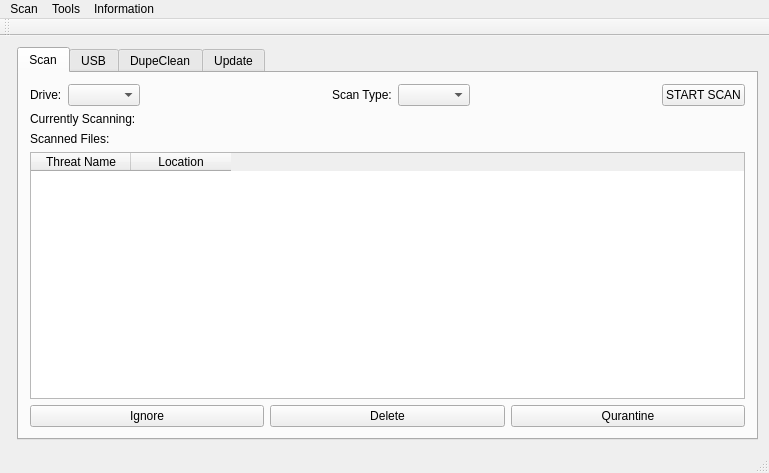
<?xml version="1.0" encoding="UTF-8"?>
<ui version="4.0">
 <class>CyberGod</class>
 <widget class="QMainWindow" name="CyberGod">
  <property name="geometry">
   <rect>
    <x>0</x>
    <y>0</y>
    <width>769</width>
    <height>473</height>
   </rect>
  </property>
  <property name="windowTitle">
   <string>CyberGod</string>
  </property>
  <widget class="QWidget" name="centralWidget">
   <layout class="QHBoxLayout" name="horizontalLayout_2">
    <item>
     <layout class="QHBoxLayout" name="horizontalLayout">
      <item>
       <widget class="QLabel" name="label">
        <property name="text">
         <string>&lt;html&gt;&lt;head/&gt;&lt;body&gt;&lt;p&gt;&lt;img src=&quot;:/banners/banner.png&quot; height=400
/&gt;&lt;/p&gt;&lt;/body&gt;&lt;/html&gt;</string>
        </property>
       </widget>
      </item>
      <item>
       <widget class="QTabWidget" name="cyberGod_Tabs">
        <property name="enabled">
         <bool>true</bool>
        </property>
        <property name="currentIndex">
         <number>0</number>
        </property>
        <property name="tabsClosable">
         <bool>false</bool>
        </property>
        <widget class="QWidget" name="scanTab">
         <attribute name="icon">
          <iconset resource="img.qrc">
           <normaloff>:/menu_icons/scan_menu.png</normaloff>:/menu_icons/scan_menu.png</iconset>
         </attribute>
         <attribute name="title">
          <string>Scan</string>
         </attribute>
         <layout class="QVBoxLayout" name="verticalLayout">
          <item>
           <layout class="QHBoxLayout" name="horizontalLayout_3">
            <item>
             <widget class="QLabel" name="scanTab_DriveLabel">
              <property name="text">
               <string>&lt;html&gt;&lt;head/&gt;&lt;body&gt;&lt;p&gt;Drive:&lt;/p&gt;&lt;/body&gt;&lt;/html&gt;</string>
              </property>
             </widget>
            </item>
            <item>
             <widget class="QComboBox" name="scanTab_DriveComboBox"/>
            </item>
            <item>
             <spacer name="horizontalSpacer">
              <property name="orientation">
               <enum>Qt::Horizontal</enum>
              </property>
              <property name="sizeHint" stdset="0">
               <size>
                <width>40</width>
                <height>20</height>
               </size>
              </property>
             </spacer>
            </item>
            <item>
             <widget class="QLabel" name="scanTab_scanTypeLabel">
              <property name="text">
               <string>Scan Type:</string>
              </property>
             </widget>
            </item>
            <item>
             <widget class="QComboBox" name="scanTab_scanTypeComboBox"/>
            </item>
            <item>
             <spacer name="horizontalSpacer_2">
              <property name="orientation">
               <enum>Qt::Horizontal</enum>
              </property>
              <property name="sizeHint" stdset="0">
               <size>
                <width>40</width>
                <height>20</height>
               </size>
              </property>
             </spacer>
            </item>
            <item>
             <widget class="QPushButton" name="scanTab_ScanButton">
              <property name="styleSheet">
               <string notr="true"/>
              </property>
              <property name="text">
               <string>START SCAN</string>
              </property>
              <property name="icon">
               <iconset resource="img.qrc">
                <normaloff>:/buttons/scan_tab_scan_button.png</normaloff>:/buttons/scan_tab_scan_button.png</iconset>
              </property>
             </widget>
            </item>
           </layout>
          </item>
          <item>
           <layout class="QHBoxLayout" name="horizontalLayout_4">
            <item>
             <widget class="QLabel" name="scanTab_currentlyScanningLabel">
              <property name="text">
               <string>Currently Scanning:</string>
              </property>
             </widget>
            </item>
            <item>
             <widget class="QLabel" name="scanTab_currentlyScanningFileLocation">
              <property name="text">
               <string/>
              </property>
             </widget>
            </item>
           </layout>
          </item>
          <item>
           <layout class="QHBoxLayout" name="horizontalLayout_5">
            <item>
             <widget class="QLabel" name="scanTab_scannedFilesLabel">
              <property name="text">
               <string>Scanned Files:</string>
              </property>
             </widget>
            </item>
            <item>
             <widget class="QLabel" name="scanTab_ScannedFilesCount">
              <property name="text">
               <string/>
              </property>
             </widget>
            </item>
           </layout>
          </item>
          <item>
           <widget class="QTableWidget" name="scanTab_scanResultTable">
            <property name="autoFillBackground">
             <bool>false</bool>
            </property>
            <column>
             <property name="text">
              <string>Threat Name</string>
             </property>
             <property name="icon">
              <iconset resource="img.qrc">
               <normaloff>:/tables/threat.png</normaloff>:/tables/threat.png</iconset>
             </property>
            </column>
            <column>
             <property name="text">
              <string>Location</string>
             </property>
             <property name="icon">
              <iconset resource="img.qrc">
               <normaloff>:/tables/threat_location.png</normaloff>:/tables/threat_location.png</iconset>
             </property>
            </column>
           </widget>
          </item>
          <item>
           <layout class="QHBoxLayout" name="horizontalLayout_9">
            <item>
             <widget class="QPushButton" name="pushButton_2">
              <property name="text">
               <string>Ignore</string>
              </property>
             </widget>
            </item>
            <item>
             <widget class="QPushButton" name="scanTab_deleteButton">
              <property name="text">
               <string>Delete</string>
              </property>
             </widget>
            </item>
            <item>
             <widget class="QPushButton" name="pushButton_4">
              <property name="text">
               <string>Qurantine</string>
              </property>
             </widget>
            </item>
           </layout>
          </item>
         </layout>
        </widget>
        <widget class="QWidget" name="usbTab">
         <attribute name="icon">
          <iconset resource="img.qrc">
           <normaloff>:/menu_icons/usb_menu.png</normaloff>:/menu_icons/usb_menu.png</iconset>
         </attribute>
         <attribute name="title">
          <string>USB</string>
         </attribute>
         <layout class="QVBoxLayout" name="verticalLayout_4">
          <item>
           <layout class="QHBoxLayout" name="horizontalLayout_6">
            <item>
             <widget class="QLabel" name="label_2">
              <property name="text">
               <string>Drive:</string>
              </property>
             </widget>
            </item>
            <item>
             <widget class="QComboBox" name="usbTab_usbDriveComboBox"/>
            </item>
            <item>
             <widget class="QPushButton" name="usbTab_scanButton">
              <property name="text">
               <string>START SCAN</string>
              </property>
              <property name="icon">
               <iconset resource="img.qrc">
                <normaloff>:/buttons/scan_tab_scan_button.png</normaloff>:/buttons/scan_tab_scan_button.png</iconset>
              </property>
             </widget>
            </item>
           </layout>
          </item>
          <item>
           <layout class="QHBoxLayout" name="horizontalLayout_7">
            <item>
             <widget class="QLabel" name="label_3">
              <property name="text">
               <string>Auto-run file:</string>
              </property>
             </widget>
            </item>
            <item>
             <widget class="QLabel" name="usbTab_autoRunFileLabel">
              <property name="text">
               <string>NA</string>
              </property>
             </widget>
            </item>
            <item>
             <widget class="QLabel" name="label_4">
              <property name="text">
               <string>Scanning:</string>
              </property>
             </widget>
            </item>
            <item>
             <widget class="QLabel" name="usbTab_currentlyScannigFileLabel">
              <property name="text">
               <string>NA</string>
              </property>
             </widget>
            </item>
           </layout>
          </item>
          <item>
           <layout class="QHBoxLayout" name="horizontalLayout_8">
            <item>
             <widget class="QLabel" name="label_5">
              <property name="text">
               <string>File executed by autorun:</string>
              </property>
             </widget>
            </item>
            <item>
             <widget class="QLabel" name="usbTab_fileExecutedByAutorunLabel">
              <property name="text">
               <string>NA</string>
              </property>
             </widget>
            </item>
            <item>
             <widget class="QLabel" name="label_10">
              <property name="text">
               <string>Scanned:</string>
              </property>
             </widget>
            </item>
            <item>
             <widget class="QLabel" name="usbTab_totalFilesScannedLabel">
              <property name="text">
               <string>NA</string>
              </property>
             </widget>
            </item>
           </layout>
          </item>
          <item>
           <layout class="QVBoxLayout" name="verticalLayout_2">
            <item>
             <widget class="QLabel" name="label_7">
              <property name="text">
               <string>Auto-run file trace in system:</string>
              </property>
             </widget>
            </item>
            <item>
             <widget class="QTableWidget" name="usbTab_autorunTraceTable">
              <column>
               <property name="text">
                <string>Location</string>
               </property>
              </column>
              <column>
               <property name="text">
                <string>Threat Name</string>
               </property>
              </column>
              <column>
               <property name="text">
                <string/>
               </property>
              </column>
             </widget>
            </item>
           </layout>
          </item>
          <item>
           <layout class="QVBoxLayout" name="verticalLayout_3">
            <item>
             <widget class="QLabel" name="label_8">
              <property name="text">
               <string>Scan Result:</string>
              </property>
             </widget>
            </item>
            <item>
             <widget class="QTableWidget" name="usbTab_scanResultTable">
              <column>
               <property name="text">
                <string>Threat Name</string>
               </property>
               <property name="icon">
                <iconset resource="img.qrc">
                 <normaloff>:/tables/threat.png</normaloff>:/tables/threat.png</iconset>
               </property>
              </column>
              <column>
               <property name="text">
                <string>Location</string>
               </property>
               <property name="icon">
                <iconset resource="img.qrc">
                 <normaloff>:/tables/threat_location.png</normaloff>:/tables/threat_location.png</iconset>
               </property>
              </column>
             </widget>
            </item>
            <item>
             <widget class="QLabel" name="label_9">
              <property name="text">
               <string>&lt;html&gt;&lt;head/&gt;&lt;body&gt;&lt;img src=&quot;:/banners/usb_banner.png&quot; height=60 width=600/&gt;&lt;/body&gt;&lt;/html&gt;</string>
              </property>
             </widget>
            </item>
           </layout>
          </item>
         </layout>
        </widget>
        <widget class="QWidget" name="tab">
         <attribute name="icon">
          <iconset resource="img.qrc">
           <normaloff>:/buttons/clean_brush.png</normaloff>:/buttons/clean_brush.png</iconset>
         </attribute>
         <attribute name="title">
          <string>DupeClean</string>
         </attribute>
         <layout class="QVBoxLayout" name="verticalLayout_5">
          <item>
           <layout class="QHBoxLayout" name="horizontalLayout_15">
            <item>
             <spacer name="horizontalSpacer_6">
              <property name="orientation">
               <enum>Qt::Horizontal</enum>
              </property>
              <property name="sizeHint" stdset="0">
               <size>
                <width>40</width>
                <height>20</height>
               </size>
              </property>
             </spacer>
            </item>
            <item>
             <widget class="QLabel" name="label_6">
              <property name="text">
               <string>&lt;html&gt;&lt;head/&gt;&lt;body&gt;&lt;p&gt;&lt;span style=&quot; font-size:12pt; font-weight:600; color:#550000;&quot;&gt;Duplicate Files Remover&lt;/span&gt;&lt;/p&gt;&lt;/body&gt;&lt;/html&gt;</string>
              </property>
             </widget>
            </item>
            <item>
             <spacer name="horizontalSpacer_7">
              <property name="orientation">
               <enum>Qt::Horizontal</enum>
              </property>
              <property name="sizeHint" stdset="0">
               <size>
                <width>40</width>
                <height>20</height>
               </size>
              </property>
             </spacer>
            </item>
           </layout>
          </item>
          <item>
           <layout class="QHBoxLayout" name="horizontalLayout_12">
            <item>
             <spacer name="horizontalSpacer_4">
              <property name="orientation">
               <enum>Qt::Horizontal</enum>
              </property>
              <property name="sizeHint" stdset="0">
               <size>
                <width>40</width>
                <height>20</height>
               </size>
              </property>
             </spacer>
            </item>
            <item>
             <widget class="QLabel" name="label_11">
              <property name="text">
               <string>&lt;html&gt;&lt;head/&gt;&lt;body&gt;&lt;img height=150 width=150 src=&quot;:/tabs/duplicate.png&quot;/&gt;&lt;/body&gt;&lt;/html&gt;</string>
              </property>
             </widget>
            </item>
            <item>
             <spacer name="horizontalSpacer_5">
              <property name="orientation">
               <enum>Qt::Horizontal</enum>
              </property>
              <property name="sizeHint" stdset="0">
               <size>
                <width>40</width>
                <height>20</height>
               </size>
              </property>
             </spacer>
            </item>
           </layout>
          </item>
          <item>
           <layout class="QHBoxLayout" name="horizontalLayout_11">
            <item>
             <spacer name="horizontalSpacer_8">
              <property name="orientation">
               <enum>Qt::Horizontal</enum>
              </property>
              <property name="sizeHint" stdset="0">
               <size>
                <width>40</width>
                <height>20</height>
               </size>
              </property>
             </spacer>
            </item>
            <item>
             <widget class="QComboBox" name="comboBox">
              <item>
               <property name="text">
                <string>DRIVE</string>
               </property>
              </item>
              <item>
               <property name="text">
                <string>FOLDER</string>
               </property>
              </item>
             </widget>
            </item>
            <item>
             <widget class="QPushButton" name="pushButton_5">
              <property name="text">
               <string>SCAN FOR DUPLICATES</string>
              </property>
             </widget>
            </item>
            <item>
             <spacer name="horizontalSpacer_11">
              <property name="orientation">
               <enum>Qt::Horizontal</enum>
              </property>
              <property name="sizeHint" stdset="0">
               <size>
                <width>40</width>
                <height>20</height>
               </size>
              </property>
             </spacer>
            </item>
           </layout>
          </item>
          <item>
           <layout class="QFormLayout" name="formLayout_2">
            <item row="0" column="0">
             <widget class="QLabel" name="label_12">
              <property name="text">
               <string>Currently Scanning: </string>
              </property>
             </widget>
            </item>
            <item row="0" column="1">
             <widget class="QLabel" name="label_15">
              <property name="text">
               <string>NA</string>
              </property>
             </widget>
            </item>
            <item row="1" column="0">
             <widget class="QLabel" name="label_13">
              <property name="text">
               <string>Duplicates Found:</string>
              </property>
             </widget>
            </item>
            <item row="1" column="1">
             <widget class="QLabel" name="label_21">
              <property name="text">
               <string>NA</string>
              </property>
             </widget>
            </item>
           </layout>
          </item>
         </layout>
        </widget>
        <widget class="QWidget" name="tab_2">
         <attribute name="icon">
          <iconset resource="img.qrc">
           <normaloff>:/menu_icons/update.png</normaloff>:/menu_icons/update.png</iconset>
         </attribute>
         <attribute name="title">
          <string>Update</string>
         </attribute>
         <layout class="QVBoxLayout" name="verticalLayout_10">
          <item>
           <layout class="QHBoxLayout" name="horizontalLayout_14">
            <item>
             <spacer name="horizontalSpacer_9">
              <property name="orientation">
               <enum>Qt::Horizontal</enum>
              </property>
              <property name="sizeHint" stdset="0">
               <size>
                <width>40</width>
                <height>20</height>
               </size>
              </property>
             </spacer>
            </item>
            <item>
             <layout class="QHBoxLayout" name="horizontalLayout_13">
              <item>
               <layout class="QVBoxLayout" name="verticalLayout_9">
                <item>
                 <widget class="QLabel" name="label_14">
                  <property name="text">
                   <string>&lt;html&gt;&lt;head/&gt;&lt;body&gt;&lt;img height=100 width=100 src=&quot;:/menu_icons/update.png&quot;/&gt;&lt;/body&gt;&lt;/html&gt;</string>
                  </property>
                 </widget>
                </item>
                <item>
                 <widget class="QPushButton" name="pushButton">
                  <property name="text">
                   <string>UPDATE</string>
                  </property>
                 </widget>
                </item>
               </layout>
              </item>
              <item>
               <layout class="QVBoxLayout" name="verticalLayout_8">
                <item>
                 <widget class="QLabel" name="label_16">
                  <property name="text">
                   <string>&lt;html&gt;&lt;head/&gt;&lt;body&gt;&lt;p&gt;&lt;span style=&quot; font-size:18pt; font-weight:600; color:#0055ff;&quot;&gt;Database Updater&lt;/span&gt;&lt;/p&gt;&lt;/body&gt;&lt;/html&gt;</string>
                  </property>
                 </widget>
                </item>
                <item>
                 <layout class="QFormLayout" name="formLayout">
                  <item row="0" column="0">
                   <widget class="QLabel" name="label_17">
                    <property name="text">
                     <string>&lt;html&gt;&lt;head/&gt;&lt;body&gt;&lt;p&gt;Database Version:&lt;/p&gt;&lt;/body&gt;&lt;/html&gt;</string>
                    </property>
                   </widget>
                  </item>
                  <item row="0" column="1">
                   <widget class="QLabel" name="label_18">
                    <property name="text">
                     <string>NA</string>
                    </property>
                   </widget>
                  </item>
                  <item row="1" column="0">
                   <widget class="QLabel" name="label_19">
                    <property name="text">
                     <string>Last-Updated:</string>
                    </property>
                   </widget>
                  </item>
                  <item row="1" column="1">
                   <widget class="QLabel" name="label_20">
                    <property name="text">
                     <string>NA</string>
                    </property>
                   </widget>
                  </item>
                 </layout>
                </item>
               </layout>
              </item>
             </layout>
            </item>
            <item>
             <spacer name="horizontalSpacer_10">
              <property name="orientation">
               <enum>Qt::Horizontal</enum>
              </property>
              <property name="sizeHint" stdset="0">
               <size>
                <width>40</width>
                <height>20</height>
               </size>
              </property>
             </spacer>
            </item>
           </layout>
          </item>
          <item>
           <widget class="QListWidget" name="listWidget"/>
          </item>
         </layout>
        </widget>
       </widget>
      </item>
     </layout>
    </item>
   </layout>
  </widget>
  <widget class="QMenuBar" name="menuBar">
   <property name="geometry">
    <rect>
     <x>0</x>
     <y>0</y>
     <width>769</width>
     <height>21</height>
    </rect>
   </property>
   <widget class="QMenu" name="menuScan">
    <property name="title">
     <string>Scan</string>
    </property>
    <addaction name="actionCustom_Scan"/>
   </widget>
   <widget class="QMenu" name="menuTools">
    <property name="title">
     <string>Information</string>
    </property>
    <addaction name="actionAbout_us"/>
    <addaction name="actionThird_party_notices"/>
    <addaction name="actionLicense_Agreenment"/>
   </widget>
   <widget class="QMenu" name="menuTools_2">
    <property name="title">
     <string>Tools</string>
    </property>
    <widget class="QMenu" name="menuUSB_Tools">
     <property name="title">
      <string>USB Tools</string>
     </property>
     <addaction name="actionFix_shortcut_virus"/>
     <addaction name="actionDetect_Rubber_Ducky"/>
    </widget>
    <addaction name="menuUSB_Tools"/>
   </widget>
   <addaction name="menuScan"/>
   <addaction name="menuTools_2"/>
   <addaction name="menuTools"/>
  </widget>
  <widget class="QToolBar" name="mainToolBar">
   <attribute name="toolBarArea">
    <enum>TopToolBarArea</enum>
   </attribute>
   <attribute name="toolBarBreak">
    <bool>false</bool>
   </attribute>
  </widget>
  <widget class="QStatusBar" name="statusBar"/>
  <action name="actionCustom_Scan">
   <property name="text">
    <string>Custom Scan</string>
   </property>
  </action>
  <action name="actionAbout_us">
   <property name="text">
    <string>About us</string>
   </property>
  </action>
  <action name="actionFix_shortcut_virus">
   <property name="text">
    <string>Fix shortcut virus</string>
   </property>
  </action>
  <action name="actionDetect_Rubber_Ducky">
   <property name="text">
    <string>Detect Rubber Ducky</string>
   </property>
  </action>
  <action name="actionPC_Info">
   <property name="text">
    <string>PC Info</string>
   </property>
  </action>
  <action name="actionOpenDB">
   <property name="text">
    <string>Update Database</string>
   </property>
  </action>
  <action name="actionSupport_this_project">
   <property name="text">
    <string>Support this project</string>
   </property>
  </action>
  <action name="actionThird_party_notices">
   <property name="text">
    <string>Third party notices</string>
   </property>
  </action>
  <action name="actionLicense_Agreenment">
   <property name="text">
    <string>License Agreenment</string>
   </property>
  </action>
 </widget>
 <layoutdefault spacing="6" margin="11"/>
 <resources>
  <include location="img.qrc"/>
 </resources>
 <connections/>
</ui>
